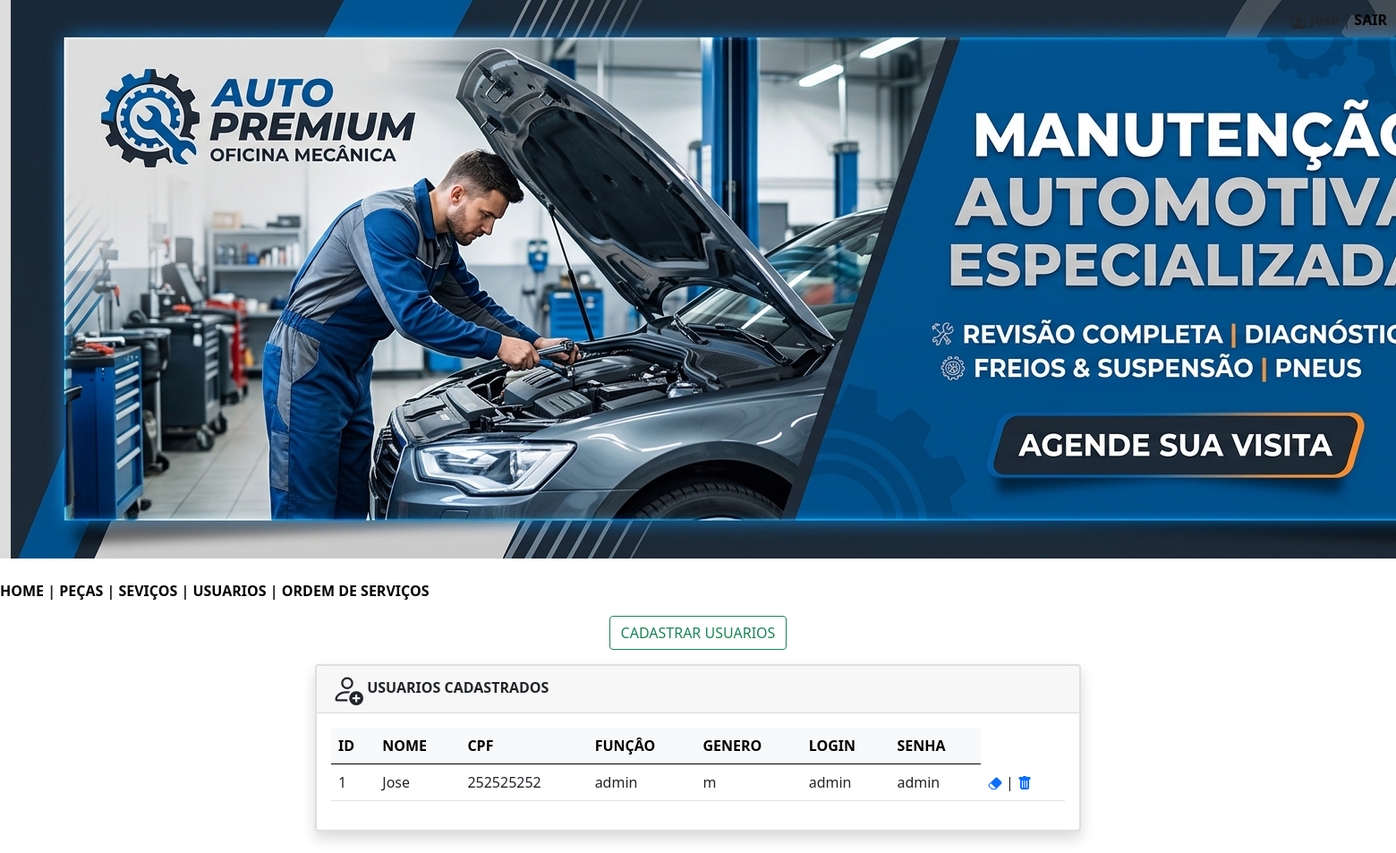
The page /mecanica/usuarios.php (signed in) on the database as committed earlier.
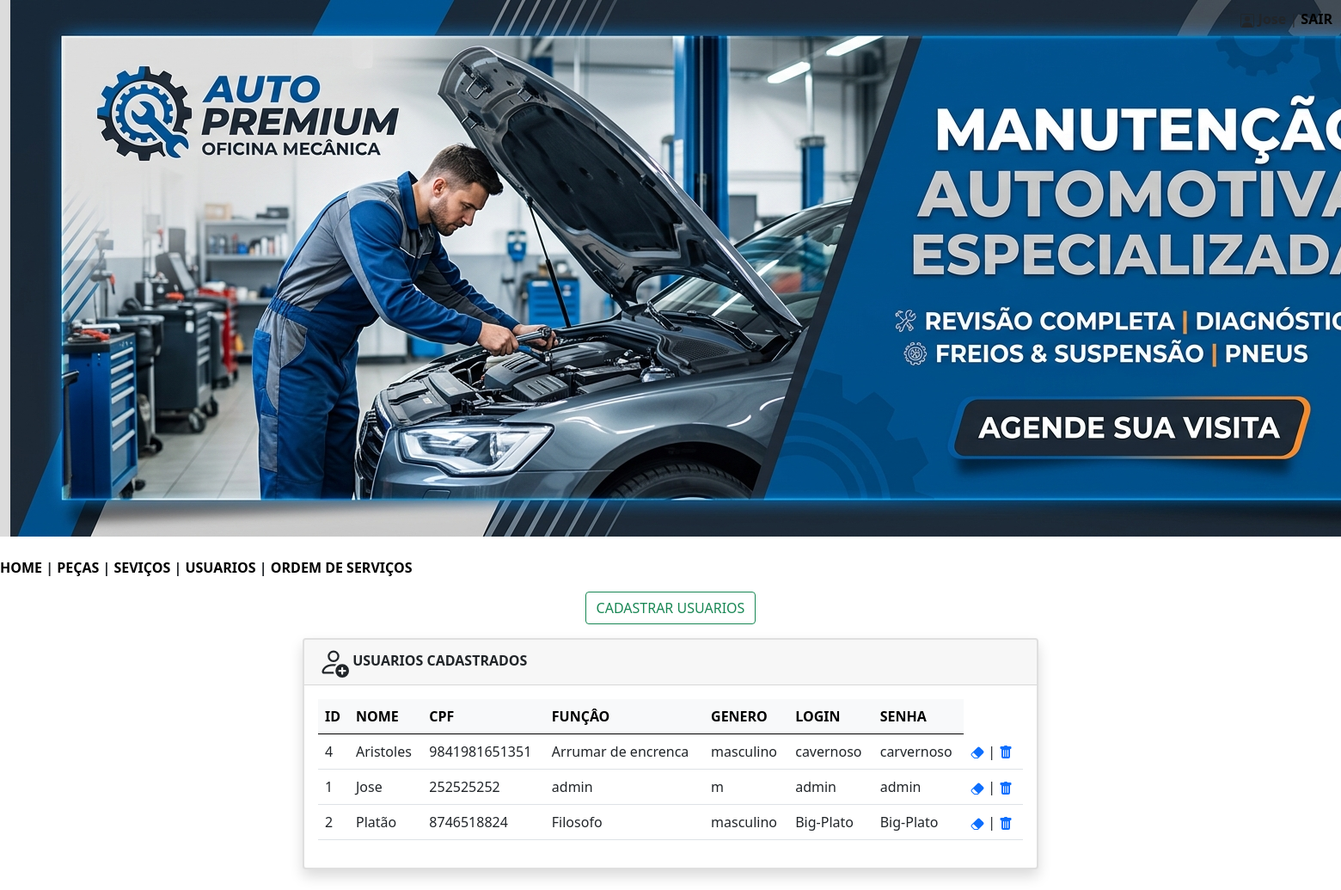
The same page on the database as committed later.
### tables this page shows
CREATE TABLE `usuarios` (
  `id` int(11) NOT NULL,
  `nome` varchar(150) NOT NULL,
  `cpf` varchar(20) NOT NULL,
  `funcao` varchar(40) NOT NULL,
  `genero` varchar(20) NOT NULL,
  `login` varchar(50) NOT NULL,
  `senha` varchar(50) NOT NULL
);

### mecanica/usuarios.php (the view, shortened to what this page needs)
<?php
$nome = $_SESSION['nome'];
?>
<!DOCTYPE html>
<html lang="pt-br">
<head>
    <link href="https://cdn.jsdelivr.net/npm/bootstrap@5.0.2/dist/css/bootstrap.min.css" rel="stylesheet">
</head>
<body>
<div class="container-fluid" style="background-color:#DCDCDC; text-align:center; position:relative;">
    <img src="imagens/banner.png" alt="Logo">
    <div class="header" style="position:absolute; top:10px; right:10px;">
        <b><?= htmlspecialchars($nome) ?></b> |
        <a href="sair.php" style="color:black; text-decoration:none; font-weight:bold;">SAIR</a>
    </div>
</div>
<br/>
        <nav>
            <?php
                include 'menu.php';
            ?>
        </nav>
<div class="text-center my-3">
    <button type="button" class="btn btn-outline-success" data-bs-toggle="modal" data-bs-target="#exampleModal">
        CADASTRAR USUARIOS
    </button>
</div>
<div class="container">
    <div class="row justify-content-center">
        <div class="col-md-8 mb-4">
            <div class="card shadow border-2">
                <div class="card-header">
                    <b>USUARIOS CADASTRADOS</b>
                </div>
                <div class="card-body">
                    <?php
                    include 'conecta.php';
                    $sql = "SELECT * FROM usuarios ORDER BY nome";
                    $consulta = $pdo->query($sql);
                    $listausuarios = $consulta->fetchAll(PDO::FETCH_ASSOC);
                    if (count($listausuarios) > 0) {
                        echo "<table class='table table-hover align-middle'>";
                        echo "<thead class='table-light'>
                                <tr>
                                    <th>ID</th>
                                    <th>NOME</th>
                                    <th>CPF</th>
                                    <th>FUNÇÂO</th>
                                    <th>GENERO</th>
                                    <th>LOGIN</th>
                                    <th>SENHA</th>
                                </tr>
                              </thead>";
                        echo "<tbody>";
                        foreach ($listausuarios as $item) {
                            $id = $item['id'];
                            echo "<tr>";
                            echo "<td>" . htmlspecialchars($item['id']) . "</td>";
                            echo "<td>" . htmlspecialchars($item['nome']) . "</td>";
                            echo "<td>" . htmlspecialchars($item['cpf']) . "</td>";
                            echo "<td>" . htmlspecialchars($item['funcao']) . "</td>";
                            echo "<td>" . htmlspecialchars($item['genero']) . "</td>";
                            echo "<td>" . htmlspecialchars($item['login']) . "</td>";
                            echo "<td>" . htmlspecialchars($item['senha']) . "</td>";
                            echo "<td><a href='#' data-bs-toggle='modal' data-bs-target='#modalEditar' data-id='$id'><svg xmlns='http://www.w3.org/2000/svg' width='16' height='16' fill='currentColor' class='bi bi-eraser-fill' viewBox='0 0 16 16'>
                            <path d='M8.086 2.207a2 2 0 0 1 2.828 0l3.879 3.879a2 2 0 0 1 0 2.828l-5.5 5.5A2 2 0 0 1 7.879 15H5.12a2 2 0 0 1-1.414-.586l-2.5-2.5a2 2 0 0 1 0-2.828zm.66 11.34L3.453 8.254 1.914 9.793a1 1 0 0 0 0 1.414l2.5 2.5a1 1 0 0 0 .707.293H7.88a1 1 0 0 0 .707-.293z'/>
                          </svg></a> | <a href ='excluir_usuario.php?id=$id'><svg xmlns='http://www.w3.org/2000/svg' width='16' height='16' fill='currentColor' class='bi bi-trash-fill' viewBox='0 0 16 16'>
                            <path d='M2.5 1a1 1 0 0 0-1 1v1a1 1 0 0 0 1 1H3v9a2 2 0 0 0 2 2h6a2 2 0 0 0 2-2V4h.5a1 1 0 0 0 1-1V2a1 1 0 0 0-1-1H10a1 1 0 0 0-1-1H7a1 1 0 0 0-1 1zm3 4a.5.5 0 0 1 .5.5v7a.5.5 0 0 1-1 0v-7a.5.5 0 0 1 .5-.5M8 5a.5.5 0 0 1 .5.5v7a.5.5 0 0 1-1 0v-7A.5.5 0 0 1 8 5m3 .5v7a.5.5 0 0 1-1 0v-7a.5.5 0 0 1 1 0'/>
                          </svg></a></td>";
                            echo "</tr>";
                        }
                        echo "</tbody>";
                        echo "</table>";
                    } else {
                        echo "<p class='text-danger'><b>NÃO EXISTEM USUARIOS CADASTRADAS NO MOMENTO!</b></p>";
                    }
                    ?>
                </div>
            </div>
        </div>
    </div>
</div>
</body>
</html>

### mecanica/menu.php (shortened to what this page needs)
<?php
    $funcao = $_SESSION['funcao'];
    if ($funcao == "admin"){
       echo "<a href='mecanica.php' style = 'color: black; text-decoration: none; font-weight: bold'>HOME</a>";
       echo "<b> | </b>";
       echo "<a href='pecas.php' style = 'color: black; text-decoration: none; font-weight: bold'>PEÇAS</a>";
       echo "<b> | </b>";
       echo "<a href='servicos.php' style = 'color: black; text-decoration: none; font-weight: bold'>SEVIÇOS</a>";
       echo "<b> | </b>";
       echo "<a href='usuarios.php' style = 'color: black; text-decoration: none; font-weight: bold'>USUARIOS</a>";
       echo "<b> | </b>";
       echo "<a href='ordens.php' style = 'color: black; text-decoration: none; font-weight: bold'>ORDEM DE SERVIÇOS</a>";
    }
?>

### mecanica/usuarios.php (style rules this page uses)
.header { float: right; }

Rows that differ between the two databases and show on the page:
added usuarios: id "4", nome "Aristoles", cpf "9841981651351", funcao "Arrumar de encrenca", genero "masculino", login "cavernoso", senha "carvernoso"
added usuarios: id "2", nome "Platão", cpf "8746518824", funcao "Filosofo", genero "masculino", login "Big-Plato", senha "Big-Plato"
